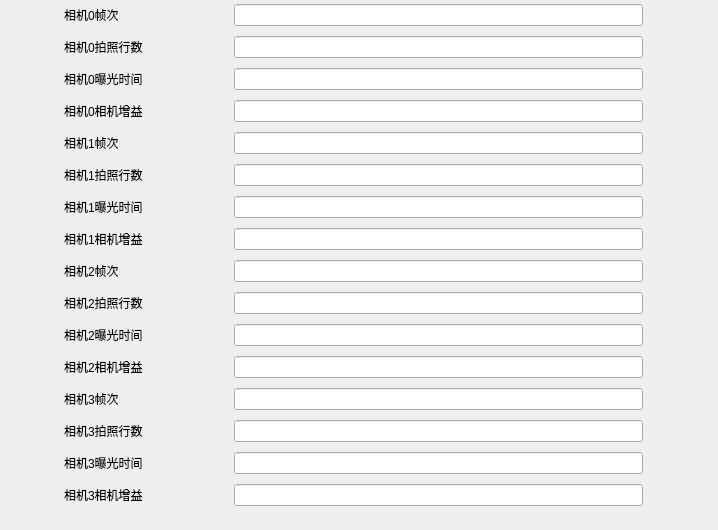
       <widget class="QWidget" name="CameraParam">
        <attribute name="title">
         <string notr="true">相机参数</string>
        </attribute>
        <widget class="QWidget" name="layoutWidget">
         <property name="geometry">
          <rect>
           <x>0</x>
           <y>0</y>
           <width>709</width>
           <height>521</height>
          </rect>
         </property>
         <layout class="QGridLayout" name="gridLayout_5">
          <item row="3" column="1">
           <widget class="QLineEdit" name="Camera0GainLE">
            <property name="maximumSize">
             <size>
              <width>409</width>
              <height>16777215</height>
             </size>
            </property>
           </widget>
          </item>
          <item row="12" column="1">
           <widget class="QLineEdit" name="Camera3FrameLE">
            <property name="maximumSize">
             <size>
              <width>409</width>
              <height>16777215</height>
             </size>
            </property>
           </widget>
          </item>
          <item row="11" column="0">
           <widget class="QLabel" name="Camera2GainLB">
            <property name="text">
             <string>相机2相机增益</string>
            </property>
           </widget>
          </item>
          <item row="1" column="1">
           <widget class="QLineEdit" name="Camera0PhotoRowLE">
            <property name="maximumSize">
             <size>
              <width>409</width>
              <height>16777215</height>
             </size>
            </property>
           </widget>
          </item>
          <item row="5" column="0">
           <widget class="QLabel" name="Camera1PhotoRowLB">
            <property name="text">
             <string>相机1拍照行数</string>
            </property>
           </widget>
          </item>
          <item row="2" column="1">
           <widget class="QLineEdit" name="Camera0ExposureTimeLE">
            <property name="maximumSize">
             <size>
              <width>409</width>
              <height>16777215</height>
             </size>
            </property>
           </widget>
          </item>
          <item row="9" column="0">
           <widget class="QLabel" name="Camera2PhotoRowLB">
            <property name="text">
             <string>相机2拍照行数</string>
            </property>
           </widget>
          </item>
          <item row="12" column="0">
           <widget class="QLabel" name="Camera3FrameLB">
            <property name="text">
             <string>相机3帧次</string>
            </property>
           </widget>
          </item>
          <item row="15" column="0">
           <widget class="QLabel" name="Camera3GainLB">
            <property name="text">
             <string>相机3相机增益</string>
            </property>
           </widget>
          </item>
          <item row="9" column="1">
           <widget class="QLineEdit" name="Camera2PhotoRowLE">
            <property name="maximumSize">
             <size>
              <width>409</width>
              <height>16777215</height>
             </size>
            </property>
           </widget>
          </item>
          <item row="11" column="1">
           <widget class="QLineEdit" name="Camera2GainLE">
            <property name="maximumSize">
             <size>
              <width>409</width>
              <height>16777215</height>
             </size>
            </property>
           </widget>
          </item>
          <item row="14" column="0">
           <widget class="QLabel" name="Camera3ExposureTimeLB">
            <property name="text">
             <string>相机3曝光时间</string>
            </property>
           </widget>
          </item>
          <item row="0" column="1">
           <widget class="QLineEdit" name="Camera0FrameLE">
            <property name="minimumSize">
             <size>
              <width>409</width>
              <height>0</height>
             </size>
            </property>
            <property name="maximumSize">
             <size>
              <width>409</width>
              <height>16777215</height>
             </size>
            </property>
           </widget>
          </item>
          <item row="0" column="0">
           <widget class="QLabel" name="Camera0FrameLB">
            <property name="maximumSize">
             <size>
              <width>100</width>
              <height>16777215</height>
             </size>
            </property>
            <property name="text">
             <string>相机0帧次</string>
            </property>
           </widget>
          </item>
          <item row="15" column="1">
           <widget class="QLineEdit" name="Camera3GainLE">
            <property name="maximumSize">
             <size>
              <width>409</width>
              <height>16777215</height>
             </size>
            </property>
           </widget>
          </item>
          <item row="7" column="0">
           <widget class="QLabel" name="Camera1GainLB">
            <property name="text">
             <string>相机1相机增益</string>
            </property>
           </widget>
          </item>
          <item row="14" column="1">
           <widget class="QLineEdit" name="Camera3ExposureTimeLE">
            <property name="maximumSize">
             <size>
              <width>409</width>
              <height>16777215</height>
             </size>
            </property>
           </widget>
          </item>
          <item row="4" column="0">
           <widget class="QLabel" name="Camera1FrameLB">
            <property name="text">
             <string>相机1帧次</string>
            </property>
           </widget>
          </item>
          <item row="13" column="0">
           <widget class="QLabel" name="Camera3PhotoRowLB">
            <property name="text">
             <string>相机3拍照行数</string>
            </property>
           </widget>
          </item>
          <item row="1" column="0">
           <widget class="QLabel" name="Camera0PhotoRowLB">
            <property name="text">
             <string>相机0拍照行数</string>
            </property>
           </widget>
          </item>
          <item row="4" column="1">
           <widget class="QLineEdit" name="Camera1FrameLE">
            <property name="maximumSize">
             <size>
              <width>409</width>
              <height>16777215</height>
             </size>
            </property>
           </widget>
          </item>
          <item row="5" column="1">
           <widget class="QLineEdit" name="Camera1PhotoRowLE">
            <property name="maximumSize">
             <size>
              <width>409</width>
              <height>16777215</height>
             </size>
            </property>
           </widget>
          </item>
          <item row="10" column="0">
           <widget class="QLabel" name="Camera2ExposureTimeLB">
            <property name="text">
             <string>相机2曝光时间</string>
            </property>
           </widget>
          </item>
          <item row="3" column="0">
           <widget class="QLabel" name="Camera0GainLB">
            <property name="text">
             <string>相机0相机增益</string>
            </property>
           </widget>
          </item>
          <item row="6" column="0">
           <widget class="QLabel" name="Camera1ExposureTimeLB">
            <property name="text">
             <string>相机1曝光时间</string>
            </property>
           </widget>
          </item>
          <item row="2" column="0">
           <widget class="QLabel" name="Camera0ExposureTimeLB">
            <property name="text">
             <string>相机0曝光时间</string>
            </property>
           </widget>
          </item>
          <item row="13" column="1">
           <widget class="QLineEdit" name="Camera3PhotoRowLE">
            <property name="maximumSize">
             <size>
              <width>409</width>
              <height>16777215</height>
             </size>
            </property>
           </widget>
          </item>
          <item row="8" column="0">
           <widget class="QLabel" name="Camera2FrameLB">
            <property name="text">
             <string>相机2帧次</string>
            </property>
           </widget>
          </item>
          <item row="8" column="1">
           <widget class="QLineEdit" name="Camera2FrameLE">
            <property name="maximumSize">
             <size>
              <width>409</width>
              <height>16777215</height>
             </size>
            </property>
           </widget>
          </item>
          <item row="10" column="1">
           <widget class="QLineEdit" name="Camera2ExposureTimeLE">
            <property name="maximumSize">
             <size>
              <width>409</width>
              <height>16777215</height>
             </size>
            </property>
           </widget>
          </item>
          <item row="6" column="1">
           <widget class="QLineEdit" name="Camera1ExposureTimeLE">
            <property name="maximumSize">
             <size>
              <width>409</width>
              <height>16777215</height>
             </size>
            </property>
           </widget>
          </item>
          <item row="7" column="1">
           <widget class="QLineEdit" name="Camera1GainLE">
            <property name="maximumSize">
             <size>
              <width>409</width>
              <height>16777215</height>
             </size>
            </property>
           </widget>
          </item>
         </layout>
        </widget>
       </widget>
